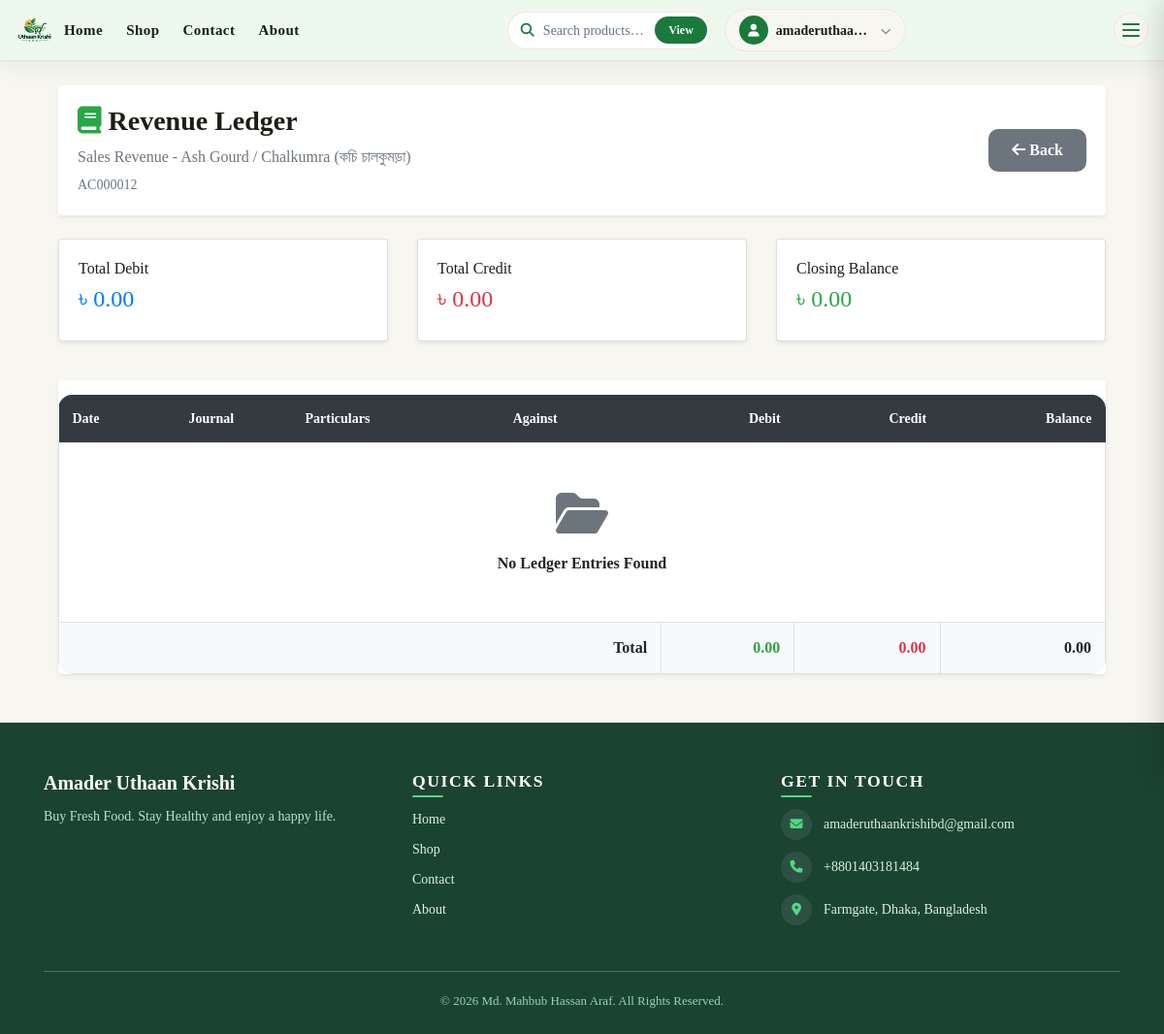
Screenshot of /finance/ledger/12/ (signed in) with the database file from the repository.
### apps/accounts/models.py (models this page shows, shortened)
class CustomUser(AbstractUser):
    email = models.EmailField(unique=True)
    COUNTRY_CHOICES = [
        ('BD', 'Bangladesh'),
        ('IN', 'India'),
        ('PK', 'Pakistan'),
        ('US', 'United States'),
        ('UK', 'United Kingdom'),
    ]
    country = models.CharField(max_length=50, choices=COUNTRY_CHOICES, blank=True, null=True)
    location = models.CharField(max_length=150, blank=True, null=True)
    phone_number = models.CharField(max_length=20, blank=True, null=True)
    profile_image = models.FileField(upload_to='profiles/', blank=True, null=True)
    user_id = models.IntegerField(unique=True, null=True, blank=True, editable=False)
    USERNAME_FIELD = 'email'
    REQUIRED_FIELDS = ['username']

### apps/finance/models.py (models this page shows, shortened)
class Account(models.Model):
    TYPE1_CHOICES = (
        ("asset", "Asset"),
        ("liability", "Liability"),
        ("equity", "Equity"),
        ("revenue", "Revenue"),
        ("expense", "Expense"),
    )
    TYPE2_CHOICES = (
        ("cash", "Cash"),
        ("bank", "Bank"),
        ("customer", "Customer"),
        ("supplier", "Supplier"),
        ("receivable", "Receivable"),
        ("payable", "Payable"),
        ("product", "Product"),
        ("capital", "Capital"),
        ("purchase", "Purchase"),
        ("discount", "Discount"),
        ("packaging", "Packaging Charge"),
        ("bkash_charge", "bKash Charge"),
        ("bad_debt", "Bad Debt / Expected Credit Loss"),
        ("other", "Other"),
    )
    OPENING_BALANCE_TYPE = (
        ("debit", "Debit"),
        ("credit", "Credit"),
    )
    STATUS_CHOICES = (
        ("active", "Active"),
        ("inactive", "Inactive"),
    )
    account_code = models.CharField(
        max_length=20,
        blank=True,
    )
    name = models.CharField(
        max_length=150
    )
    type1 = models.CharField(
        max_length=20,
        choices=TYPE1_CHOICES,
    )
    type2 = models.CharField(
        max_length=30,
        choices=TYPE2_CHOICES,
        default="other",
    )
    customer = models.OneToOneField(
        CustomUser,
        on_delete=models.CASCADE,
        null=True,
        blank=True,
        related_name="account"
    )
    product = models.OneToOneField(
        Product,
        on_delete=models.CASCADE,
        null=True,
        blank=True,
        related_name="account"
    )
    expense_category = models.OneToOneField(
        ExpenseCategory,
        on_delete=models.CASCADE,
        null=True,
        blank=True,
        related_name="account"
    )
    opening_balance = models.DecimalField(
        max_digits=12,
        decimal_places=2,
        default=Decimal("0.00"),
    )
    opening_balance_type = models.CharField(
        max_length=10,
        choices=OPENING_BALANCE_TYPE,
        default="debit",
    )
    is_default = models.BooleanField(
        default=False,
    )
    status = models.CharField(
        max_length=20,
        choices=STATUS_CHOICES,
        default="active",
    )
    created_at = models.DateTimeField(
        auto_now_add=True,
    )
    updated_at = models.DateTimeField(
        auto_now=True,
    )
    class Meta:
        ordering = ["name"]
        indexes = [
            models.Index(fields=["account_code"]),
            models.Index(fields=["name"]),
            models.Index(fields=["type1"]),
            models.Index(fields=["type2"]),
            models.Index(fields=["status"]),
        ]

### apps/finance/views.py (the view, shortened to what this page needs)
@user_passes_test(admin_required)
def ledger_detail(request, account_id):
    account = get_object_or_404(Account, id=account_id)
    entries = JournalEntry.objects.filter(
        account=account,
        journal__status="posted"
    ).select_related("journal", "account").order_by("entry_date", "id")
    totals = entries.aggregate(total_debit=Sum("debit"), total_credit=Sum("credit"))
    total_debit = _q(totals["total_debit"])
    total_credit = _q(totals["total_credit"])
    has_op_journal = entries.filter(
        journal__notes__icontains="Opening Balance"
    ).exists()
    if has_op_journal:
        if account.type1 in ["asset", "expense"]:
            balance = _q(total_debit - total_credit)
        else:
            balance = _q(total_credit - total_debit)
    else:
        op_debit = _q(account.opening_balance) if account.opening_balance_type == "debit" else ZERO
        op_credit = _q(account.opening_balance) if account.opening_balance_type == "credit" else ZERO
        net_dr = op_debit + total_debit
        net_cr = op_credit + total_credit
        if account.type1 in ["asset", "expense"]:
            balance = _q(net_dr - net_cr)
        else:
            balance = _q(net_cr - net_dr)
    running_balance = ZERO
    if not has_op_journal:
        if account.type1 in ["asset", "expense"]:
            running_balance = _q(account.opening_balance) if account.opening_balance_type == "debit" else _q(-account.opening_balance)
        else:
            running_balance = _q(account.opening_balance) if account.opening_balance_type == "credit" else _q(-account.opening_balance)
    show_receive_payment = account.type2 in ["customer", "receivable"]
    show_add_payment = account.type2 in ["supplier", "payable"]
    is_debit_account = account.type1 in ["asset", "expense"]
    return render(
        request,
        "finance/ledger_detail.html",
        {
            "account": account,
            "entries": entries,
            "total_debit": total_debit,
            "total_credit": total_credit,
            "balance": balance,
            "is_debit_account": is_debit_account,
            "show_receive_payment": show_receive_payment,
            "show_add_payment": show_add_payment,
        },
    )

### Templates/finance/ledger_detail.html (shortened to what this page needs)
{% extends "base.html" %}
{% load humanize %}
{% load static %}
{% block extra_css %}
<link rel="stylesheet" href="{% static 'css/finance.css' %}">
{% endblock %}
{% block content %}
<div class="container-fluid">
    <div class="card shadow-sm border-0 mb-4">
        <div class="card-body">
            <div class="row align-items-center">
                <div class="col-lg-8">
                    <h3 class="font-weight-bold">
                        <i class="fas fa-book text-success"></i>
                        {{ account.get_type1_display }} Ledger
                    </h3>
                    <p class="text-muted mb-1">
                        {{ account.name }}
                    </p>
                    <small class="text-muted">
                        {{ account.account_code }}
                    </small>
                </div>
                <div class="col-lg-4 text-lg-right mt-3 mt-lg-0">
                    <a href="{% url 'account_list' %}"
                       class="btn btn-secondary">
                        <i class="fas fa-arrow-left"></i>
                        Back
                    </a>
                </div>
            </div>
        </div>
    </div>
    <div class="row mb-4">
        <div class="col-md-4 mb-3">
            <div class="card border-left-primary shadow-sm">
                <div class="card-body">
                    <h6>Total Debit</h6>
                    <h4 class="text-primary">
                        ৳ {{ total_debit|floatformat:2|intcomma }}
                    </h4>
                </div>
            </div>
        </div>
        <div class="col-md-4 mb-3">
            <div class="card border-left-danger shadow-sm">
                <div class="card-body">
                    <h6>Total Credit</h6>
                    <h4 class="text-danger">
                        ৳ {{ total_credit|floatformat:2|intcomma }}
                    </h4>
                </div>
            </div>
        </div>
        <div class="col-md-4 mb-3">
            <div class="card border-left-success shadow-sm">
                <div class="card-body">
                    <h6>Closing Balance</h6>
                    <h4 class="text-success">
                        ৳ {{ balance|floatformat:2|intcomma }}
                    </h4>
                </div>
            </div>
        </div>
    </div>
    <div class="card shadow-sm border-0">
        <div class="card-body p-0">
            <div class="table-responsive">
                <table class="table table-bordered table-hover mb-0">
                    <thead class="thead-dark">
                        <tr>
                            <th width="120">Date</th>
                            <th width="120">Journal</th>
                            <th>Particulars</th>
                            <th>Against</th>
                            <th class="text-right">Debit</th>
                            <th class="text-right">Credit</th>
                            <th class="text-right">Balance</th>
                        </tr>
                    </thead>
                    <tbody>
                    {% for entry in entries %}
                                            <tr>
                            <td>
                                {{ entry.entry_date|date:"d M Y" }}
                            </td>
                            <td>
                                {% if entry.journal %}
                                    <a href="{% url 'journal_detail' entry.journal.journal_id %}">
                                        {{ entry.journal.journal_id }}
                                    </a>
                                {% else %}
                                    -
                                {% endif %}
                            </td>
                            <td>
                                {{ entry.narration|default:"-" }}
                            </td>
                            <td>
                                {% if entry.against %}
                                    {{ entry.against.name }}
                                {% else %}
                                    -
                                {% endif %}
                            </td>
                            <td class="text-right text-success">
                                {% if entry.debit > 0 %}
                                    {{ entry.debit|floatformat:2|intcomma }}
                                {% else %}
                                    -
                                {% endif %}
                            </td>
                            <td class="text-right text-danger">
                                {% if entry.credit > 0 %}
                                    {{ entry.credit|floatformat:2|intcomma }}
                                {% else %}
                                    -
                                {% endif %}
                            </td>
                            <td class="text-right font-weight-bold">
                                {% if entry.closing_dr > 0 %}
                                    <span class="text-success">
                                        {{ entry.closing_dr|floatformat:2|intcomma }} Dr
                                    </span>
                                {% elif entry.closing_cr > 0 %}
                                    <span class="text-danger">
                                        {{ entry.closing_cr|floatformat:2|intcomma }} Cr
                                    </span>
                                {% else %}
                                    0.00
                                {% endif %}
                            </td>
                        </tr>
                    {% empty %}
                        <tr>
                            <td colspan="7" class="text-center py-5">
                                <i class="fas fa-folder-open fa-3x text-muted mb-3"></i>
                                <br>
                                <strong>No Ledger Entries Found</strong>
                            </td>
                        </tr>
                    {% endfor %}
                    </tbody>
<tfoot class="bg-light">
    <tr class="font-weight-bold">
        <td colspan="4" class="text-right">
            Total
        </td>
        <td class="text-right text-success">
            {{ total_debit|floatformat:2|intcomma }}
        </td>
        <td class="text-right text-danger">
            {{ total_credit|floatformat:2|intcomma }}
        </td>
        <td class="text-right">
            {% if balance == 0 %}
                <span>0.00</span>
            {% endif %}
        </td>
    </tr>
</tfoot>
                </table>
            </div>
        </div>
    </div>
</div>
{% endblock %}

### Templates/base.html (shortened to what this page needs)
{% load static %}
<!DOCTYPE html>
<html lang="en">
<head>
  <link rel="stylesheet" href="https://cdn.jsdelivr.net/npm/bootstrap@4.6.2/dist/css/bootstrap.min.css">
  <link rel="stylesheet" href="https://cdnjs.cloudflare.com/ajax/libs/font-awesome/6.4.0/css/all.min.css">
  <link rel="stylesheet" href="{% static 'css/base.css' %}">
  <link rel="stylesheet" href="{% static 'css/home.css' %}">
  <link rel="stylesheet" href="{% static 'css/profiles.css' %}">
  <link rel="stylesheet" href="{% static 'css/contact.css' %}">
  <link rel="stylesheet" href="{% static 'css/about.css' %}">
  <link rel="stylesheet" href="{% static 'css/user_orders.css' %}">
  <link rel="stylesheet" href="{% static 'css/admin_panal.css' %}">
  {% block extra_css %}{% endblock %}
</head>
<body>
<nav class="site-navbar" id="siteNavbar">
  <div class="navbar-inner">
    <a class="nav-brand" href="{% url 'home' %}">
      <img src="{% static 'images/Video_Alt.png' %}" alt="Amader Uthaan Krishi" class="nav-logo">
    </a>
    <ul class="nav-links desktop-only">
      <li><a href="{% url 'home' %}"    class="nav-link-item {% if request.resolver_match.url_name == 'home'    %}active{% endif %}">Home</a></li>
      <li><a href="{% url 'shop' %}"    class="nav-link-item {% if request.resolver_match.url_name == 'shop'    %}active{% endif %}">Shop</a></li>
      <li><a href="{% url 'contact' %}" class="nav-link-item {% if request.resolver_match.url_name == 'contact' %}active{% endif %}">Contact</a></li>
      <li><a href="{% url 'about' %}"   class="nav-link-item {% if request.resolver_match.url_name == 'about'   %}active{% endif %}">About</a></li>
    </ul>
    <div class="nav-right desktop-only">
      <form class="nav-search-form" method="get" action="{% url 'shop' %}">
        <input type="search" name="q" placeholder="Search products…"
               value="{{ request.GET.q }}" class="nav-search-input" autocomplete="off">
        <button type="submit" class="nav-search-btn">View</button>
      </form>
      {% if user.is_authenticated %}
        <div class="user-dropdown" id="userDropdown">
          <button class="user-dropdown-toggle" id="userDropdownBtn"
                  type="button" aria-haspopup="true" aria-expanded="false">
            <span class="user-avatar"><i class="fas fa-user"></i></span>
            <span class="user-name">{{ user.username }}</span>
            <i class="fas fa-chevron-down chev"></i>
          </button>
        </div>
      {% else %}
        <a href="{% url 'login' %}"  class="btn-nav-login">Login</a>
        <a href="{% url 'signup' %}" class="btn-nav-signup">Sign Up</a>
      {% endif %}
    </div>
    <button class="hamburger" id="hamburgerBtn" aria-label="Open menu" aria-expanded="false">
      <span class="hbar"></span>
      <span class="hbar"></span>
      <span class="hbar"></span>
    </button>
  </div>
</nav>
<main class="page-main">
  <div class="container mt-4">
    {% block content %}{% endblock %}
  </div>
</main>
<footer class="site-footer">
  <div class="container">
    <div class="row">
      <div class="col-md-4 footer-col-mobile">
        <h5 class="footer-brand">Amader Uthaan Krishi</h5>
        <p class="footer-tagline">Buy Fresh Food. Stay Healthy and enjoy a happy life.</p>
      </div>
      <div class="col-md-4 footer-col-mobile">
        <h6 class="footer-heading">Quick Links</h6>
        <div class="footer-links">
          <a href="{% url 'home' %}">Home</a>
          <a href="{% url 'shop' %}">Shop</a>
          <a href="{% url 'contact' %}">Contact</a>
          <a href="{% url 'about' %}">About</a>
        </div>
      </div>
      <div class="col-md-4 footer-col-mobile">
        <h6 class="footer-heading">Get in Touch</h6>
        <p class="footer-contact"><i class="fas fa-envelope"></i> amaderuthaankrishibd@gmail.com</p>
        <p class="footer-contact"><i class="fas fa-phone"></i> +8801403181484</p>
        <p class="footer-contact"><i class="fas fa-map-marker-alt"></i> Farmgate, Dhaka, Bangladesh</p>
      </div>
    </div>
    <hr class="footer-hr">
    <p class="footer-copy">&copy; 2026 Md. Mahbub Hassan Araf. All Rights Reserved.</p>
  </div>
</footer>
</body>
</html>

### rows the page displays
CustomUser: username "amaderuthaa…"
Account: type1 "Revenue", name "Sales Revenue - Ash Gourd / Chalkumra (কচি চালকুমড়া)", account_code "AC000012"

### other values shown
{{ total_debit|floatformat:2|intcomma }} "0.00"
{{ total_credit|floatformat:2|intcomma }} "0.00"
{{ balance|floatformat:2|intcomma }} "0.00"
